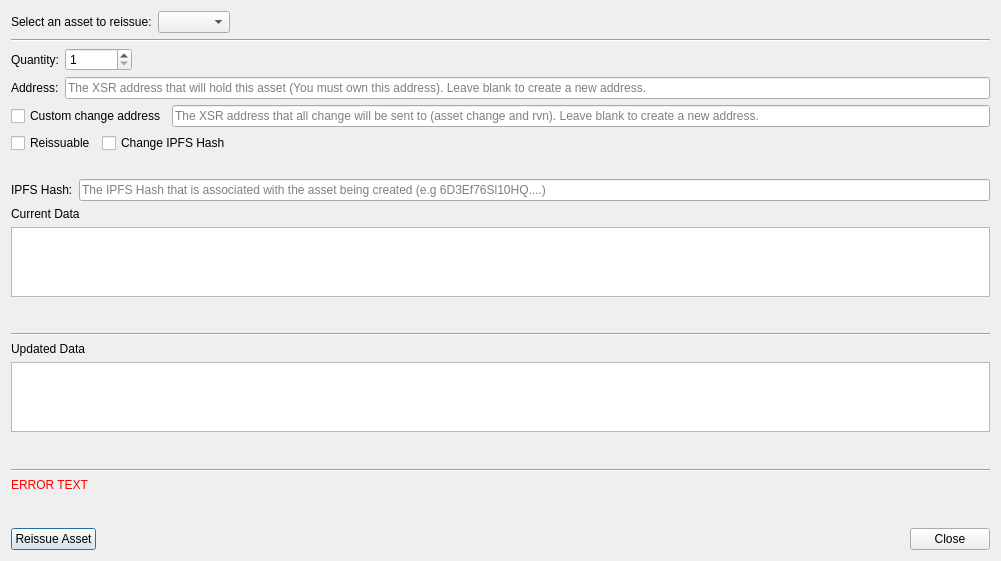
<?xml version="1.0" encoding="UTF-8"?>
<ui version="4.0">
 <class>ReissueAssetDialog</class>
 <widget class="QDialog" name="ReissueAssetDialog">
  <property name="geometry">
   <rect>
    <x>0</x>
    <y>0</y>
    <width>1001</width>
    <height>561</height>
   </rect>
  </property>
  <property name="windowTitle">
   <string notr="true">Transaction details</string>
  </property>
  <layout class="QVBoxLayout" name="verticalLayout">
   <item>
    <layout class="QHBoxLayout" name="horizontalLayout">
     <item>
      <widget class="QLabel" name="assetNameLabel">
       <property name="text">
        <string>Select an asset to reissue:</string>
       </property>
      </widget>
     </item>
     <item>
      <widget class="QComboBox" name="comboBox"/>
     </item>
     <item>
      <spacer name="horizontalSpacer_4">
       <property name="orientation">
        <enum>Qt::Horizontal</enum>
       </property>
       <property name="sizeHint" stdset="0">
        <size>
         <width>40</width>
         <height>20</height>
        </size>
       </property>
      </spacer>
     </item>
    </layout>
   </item>
   <item>
    <widget class="Line" name="line">
     <property name="orientation">
      <enum>Qt::Horizontal</enum>
     </property>
    </widget>
   </item>
   <item>
    <layout class="QHBoxLayout" name="horizontalLayout_2">
     <item>
      <widget class="QLabel" name="quantityLabel">
       <property name="text">
        <string>Quantity:</string>
       </property>
      </widget>
     </item>
     <item>
      <widget class="QDoubleSpinBox" name="quantitySpinBox">
       <property name="toolTip">
        <string>The number of assets that will be created</string>
       </property>
       <property name="decimals">
        <number>0</number>
       </property>
       <property name="minimum">
        <double>1.000000000000000</double>
       </property>
       <property name="maximum">
        <double>21000000000.000000000000000</double>
       </property>
       <property name="value">
        <double>1.000000000000000</double>
       </property>
      </widget>
     </item>
     <item>
      <spacer name="horizontalSpacer">
       <property name="orientation">
        <enum>Qt::Horizontal</enum>
       </property>
       <property name="sizeType">
        <enum>QSizePolicy::Expanding</enum>
       </property>
       <property name="sizeHint" stdset="0">
        <size>
         <width>60</width>
         <height>20</height>
        </size>
       </property>
      </spacer>
     </item>
    </layout>
   </item>
   <item>
    <layout class="QHBoxLayout" name="horizontalLayout_3">
     <item>
      <widget class="QLabel" name="addressLabel">
       <property name="text">
        <string>Address:</string>
       </property>
      </widget>
     </item>
     <item>
      <widget class="QLineEdit" name="addressText">
       <property name="text">
        <string/>
       </property>
       <property name="placeholderText">
        <string>The XSR address that will hold this asset (You must own this address). Leave blank to create a new address.</string>
       </property>
      </widget>
     </item>
    </layout>
   </item>
   <item>
    <layout class="QHBoxLayout" name="horizontalLayout_5">
     <item>
      <widget class="QCheckBox" name="changeAddressBox">
       <property name="toolTip">
        <string>If this is activated, but the change address is empty, change will be sent to a newly generated address.</string>
       </property>
       <property name="text">
        <string>Custom change address</string>
       </property>
      </widget>
     </item>
     <item>
      <widget class="QLineEdit" name="changeAddressText">
       <property name="placeholderText">
        <string>The XSR address that all change will be sent to (asset change and rvn). Leave blank to create a new address.</string>
       </property>
      </widget>
     </item>
    </layout>
   </item>
   <item>
    <layout class="QHBoxLayout" name="horizontalLayout_4">
     <item>
      <widget class="QCheckBox" name="reissuableBox">
       <property name="toolTip">
        <string>If the owner of this asset will be able to issue more assets in the future</string>
       </property>
       <property name="text">
        <string>Reissuable</string>
       </property>
      </widget>
     </item>
     <item>
      <widget class="QCheckBox" name="ipfsBox">
       <property name="text">
        <string>Change IPFS Hash</string>
       </property>
      </widget>
     </item>
     <item>
      <spacer name="horizontalSpacer_2">
       <property name="orientation">
        <enum>Qt::Horizontal</enum>
       </property>
       <property name="sizeHint" stdset="0">
        <size>
         <width>40</width>
         <height>20</height>
        </size>
       </property>
      </spacer>
     </item>
    </layout>
   </item>
   <item>
    <widget class="QLabel" name="reissueWarningLabel">
     <property name="text">
      <string/>
     </property>
    </widget>
   </item>
   <item>
    <layout class="QHBoxLayout" name="horizontalLayout_7">
     <item>
      <widget class="QLabel" name="ipfsHashLabel">
       <property name="text">
        <string>IPFS Hash:</string>
       </property>
      </widget>
     </item>
     <item>
      <widget class="QLineEdit" name="ipfsText">
       <property name="toolTip">
        <string>The ipfs hash that contains information about the asset</string>
       </property>
       <property name="maxLength">
        <number>46</number>
       </property>
       <property name="placeholderText">
        <string>The IPFS Hash that is associated with the asset being created (e.g 6D3Ef76Sl10HQ....)</string>
       </property>
      </widget>
     </item>
    </layout>
   </item>
   <item>
    <widget class="QLabel" name="currentDataLabel">
     <property name="lineWidth">
      <number>1</number>
     </property>
     <property name="text">
      <string>Current Data</string>
     </property>
    </widget>
   </item>
   <item>
    <widget class="QTextBrowser" name="currentAssetData">
     <property name="lineWidth">
      <number>0</number>
     </property>
     <property name="verticalScrollBarPolicy">
      <enum>Qt::ScrollBarAlwaysOff</enum>
     </property>
     <property name="horizontalScrollBarPolicy">
      <enum>Qt::ScrollBarAlwaysOff</enum>
     </property>
     <property name="sizeAdjustPolicy">
      <enum>QAbstractScrollArea::AdjustToContents</enum>
     </property>
    </widget>
   </item>
   <item>
    <spacer name="verticalSpacer_2">
     <property name="orientation">
      <enum>Qt::Vertical</enum>
     </property>
     <property name="sizeHint" stdset="0">
      <size>
       <width>20</width>
       <height>40</height>
      </size>
     </property>
    </spacer>
   </item>
   <item>
    <widget class="Line" name="line_4">
     <property name="orientation">
      <enum>Qt::Horizontal</enum>
     </property>
    </widget>
   </item>
   <item>
    <widget class="QLabel" name="reissueAssetDataLabel">
     <property name="text">
      <string>Updated Data</string>
     </property>
    </widget>
   </item>
   <item>
    <widget class="QTextBrowser" name="updatedAssetData">
     <property name="verticalScrollBarPolicy">
      <enum>Qt::ScrollBarAlwaysOff</enum>
     </property>
     <property name="horizontalScrollBarPolicy">
      <enum>Qt::ScrollBarAlwaysOff</enum>
     </property>
     <property name="sizeAdjustPolicy">
      <enum>QAbstractScrollArea::AdjustToContents</enum>
     </property>
    </widget>
   </item>
   <item>
    <spacer name="verticalSpacer_3">
     <property name="orientation">
      <enum>Qt::Vertical</enum>
     </property>
     <property name="sizeHint" stdset="0">
      <size>
       <width>20</width>
       <height>40</height>
      </size>
     </property>
    </spacer>
   </item>
   <item>
    <widget class="Line" name="line_2">
     <property name="orientation">
      <enum>Qt::Horizontal</enum>
     </property>
    </widget>
   </item>
   <item>
    <widget class="QLabel" name="messageLabel">
     <property name="styleSheet">
      <string notr="true">color: red</string>
     </property>
     <property name="text">
      <string>ERROR TEXT</string>
     </property>
    </widget>
   </item>
   <item>
    <spacer name="verticalSpacer">
     <property name="orientation">
      <enum>Qt::Vertical</enum>
     </property>
     <property name="sizeType">
      <enum>QSizePolicy::Preferred</enum>
     </property>
     <property name="sizeHint" stdset="0">
      <size>
       <width>20</width>
       <height>40</height>
      </size>
     </property>
    </spacer>
   </item>
   <item>
    <layout class="QHBoxLayout" name="horizontalLayout_8">
     <item>
      <widget class="QPushButton" name="reissueAssetButton">
       <property name="text">
        <string>Reissue Asset</string>
       </property>
      </widget>
     </item>
     <item>
      <spacer name="horizontalSpacer_3">
       <property name="orientation">
        <enum>Qt::Horizontal</enum>
       </property>
       <property name="sizeHint" stdset="0">
        <size>
         <width>40</width>
         <height>20</height>
        </size>
       </property>
      </spacer>
     </item>
     <item>
      <widget class="QPushButton" name="closeButton">
       <property name="text">
        <string>Close</string>
       </property>
      </widget>
     </item>
    </layout>
   </item>
  </layout>
 </widget>
 <resources/>
 <connections/>
</ui>
